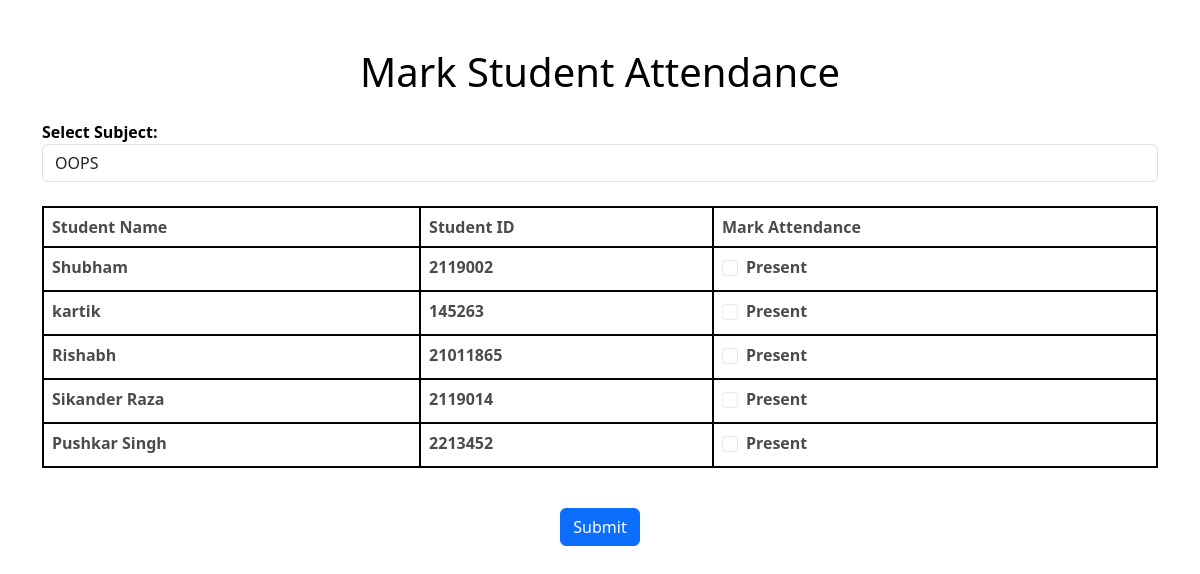
/f_markStudent (signed in), run on the app's committed database.
### home/models.py (models this page shows, shortened)
class Student(models.Model):
  s_name = models.CharField(max_length=50,default="")
  s_id = models.IntegerField()
  s_course = models.CharField(max_length=50,default="Btech")
  s_sem = models.IntegerField(default=6)
  s_year = models.IntegerField(default=3)
  s_classrollno = models.IntegerField(default=1)
  s_sec = models.CharField(default="A", max_length=1)
  s_branch = models.CharField(max_length=50,default="CSE")
  s_password = models.CharField(max_length=50,default="")
  s_image = models.ImageField(upload_to="home/s_img",blank=True, default='home/s_img/default.jpg')
  s_dob = models.DateField()
  s_alerts = models.CharField(max_length=500,default="")
  s_attendance = models.FloatField(default=0)
  s_marksCN = models.IntegerField(default=0)
  s_marksCD = models.IntegerField(default=0)
  s_marksOOPS = models.IntegerField(default=0)
  s_marksDBMS = models.IntegerField(default=0)
  s_marksOS = models.IntegerField(default=0)
  s_marksSWE = models.IntegerField(default=0)
  s_AttdCN = models.IntegerField(default=0)
  s_AttdCD = models.IntegerField(default=0)
  s_AttdOOPS = models.IntegerField(default=0)
  s_AttdDBMS = models.IntegerField(default=0)
  s_AttdOS = models.IntegerField(default=0)
  s_AttdSWE = models.IntegerField(default=0)
  s_totalAttendance = models.IntegerField(default=0)
  s_percentage = models.FloatField(default=0)
  s_minAttd = 50.0
  s_imagename = models.CharField(max_length=500,default="default.jpg")

### home/views.py (the view)
# urls.py: path('f_markStudent',views.f_markStudent,name='markStudent'),
def f_markStudent(request):
  user = Student.objects.all()
  faculty_id = request.session.get('loggedin_faculty_id')
  faculty=Faculty.objects.get(f_id=faculty_id)
  if faculty is None:
    return render(request,'failure.html')
  if faculty is not None:
      subjects = {  # More descriptive dictionary structure
          'DBMS': faculty.f_subDBMS,
          'OOPS': faculty.f_subOOPS,
          'OS': faculty.f_subOS,
          'SWE': faculty.f_subSWE,
          'CN': faculty.f_subCN,
          'CD': faculty.f_subCD
      }
  if user is not None:
      context={'students': user,'subjects':subjects}
      return render(request,'f_showStudent.html',context)

### templates/f_showStudent.html (shortened to what this page needs)
<html>
  <head>
    <link
      href="https://cdn.jsdelivr.net/npm/bootstrap@5.3.3/dist/css/bootstrap.min.css"
      rel="stylesheet"
    />
  </head>
<body>
  <div class="container mt-5 custom-warning-text">
    <h1 class="text-center">Mark Student Attendance</h1>
    <form method="POST" action="/f_submitAttendance" class="mt-4">
      <div class="form-group custom-warning-text">
        <label for="choice">Select Subject:</label>
        <select id="choice" name="choice" class="form-control">
          {% for subject, is_teaching in subjects.items %}
            {% if is_teaching %}
              <option value="{{ subject }}">{{ subject }}</option>
            {% endif %}
          {% endfor %}
        </select>
      </div>
      <div class="table-responsive mt-4">
        <table class="table table-bordered table-hover">
          <thead class="thead-dark custom-warning-text">
            <tr>
              <th class="custom-warning-text">Student Name</th>
              <th class="custom-warning-text">Student ID</th>
              <th class="custom-warning-text">Mark Attendance</th>
            </tr>
          </thead>
          <tbody>
            {% for obj in students %}
              <tr>
                <td class="custom-warning-text">{{ obj.s_name }}</td>
                <td class="custom-warning-text">{{ obj.s_id }}</td>
                <td>
                  <div class="form-check">
                    <input class="form-check-input" type="checkbox" id="{{ obj.s_id }}" name="Attendance" value="{{ obj.s_id }}">
                    <label class="form-check-label custom-warning-text" for="{{ obj.s_id }}">Present</label>
                  </div>
                </td>
              </tr>
            {% endfor %}
          </tbody>
        </table>
      </div>
      <div class="text-center mt-4">
        <button type="submit" class="btn btn-primary">Submit</button>
      </div>
    </form>
  </div>
</body>
</html>

### templates/f_showStudent.html (style rules this page uses)
body { background-image: url('https://images.unsplash.com/photo-1510531704581-5b2870972060?q=80&w=1473&auto=format&fit=crop&ixlib=rb-4.0.3&ixid=M3wxMjA3fDB8MHxwaG90by1wYWdlfHx8fGVufDB8fHx8fA%3D%3D'); background-repeat: no-repeat; background-size: cover; }
tr { border: 2px solid black; margin: 5px; }
.table td, .table th { margin: 2px; opacity: 70%; border: 2px solid black; }
.custom-warning-text { color: #000000; font-weight: bold; }

### data on the page
Student: s_name "Shubham", s_id "2119002"
Student: s_name "kartik", s_id "145263"
Student: s_name "Rishabh", s_id "21011865"
Student: s_name "Sikander Raza", s_id "2119014"
Student: s_name "Pushkar Singh", s_id "2213452"

### other printed values
form field choice "OOPS"
